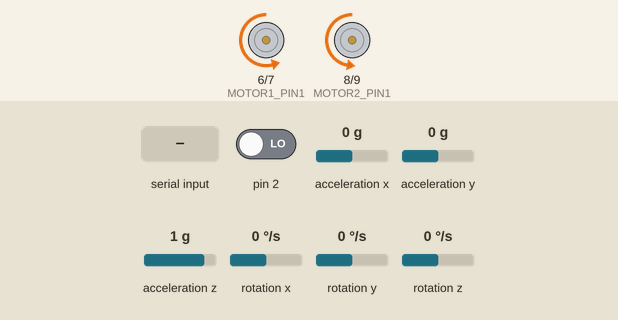
This sketch was run on a simulated Arduino Uno, built with avr-gcc and run on an emulated ATmega328P. Shown: motor-driver pin pairs drawn as motors (green arrow = first pin HIGH = forward, orange = second pin HIGH = backward, longer = more drive, scaled by the enable pin). Inputs (shaded band) come from the test bench; at power-on: acceleration x 0 g, acceleration y 0 g, pin 2 LOW, acceleration z 1 g, rotation x 0 °/s, rotation y 0 °/s, rotation z 0 °/s. The sensor or clock chip raises its interrupt line as the real part does.

Above: at 1.7 s.
1.8 s: "L\n" received over the second serial link
At 2.7 s:
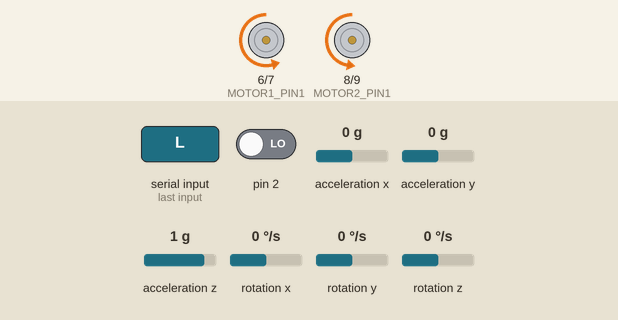
3.3 s: acceleration x set to -1.4 g
At 3.6 s:
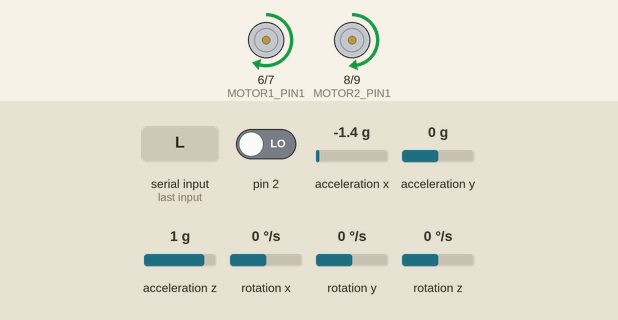
4.8 s: acceleration x set to 0 g
7.2 s: "R\n" received over the second serial link
At 8.0 s:
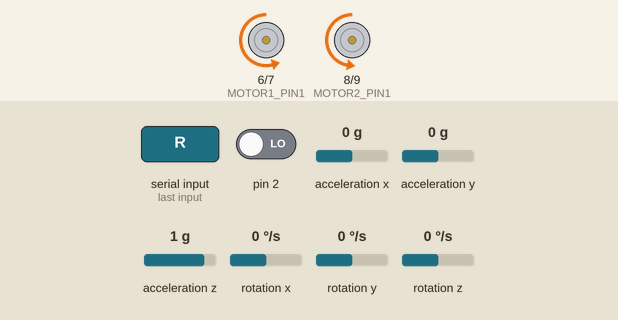
8.7 s: acceleration x set to -0.8 g
At 9.9 s:
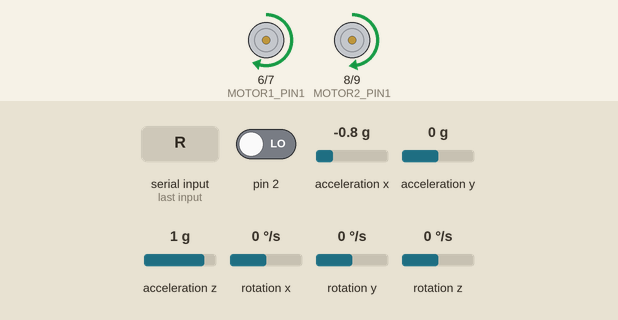
10.2 s: acceleration y set to 0.6 g
At 11.3 s:
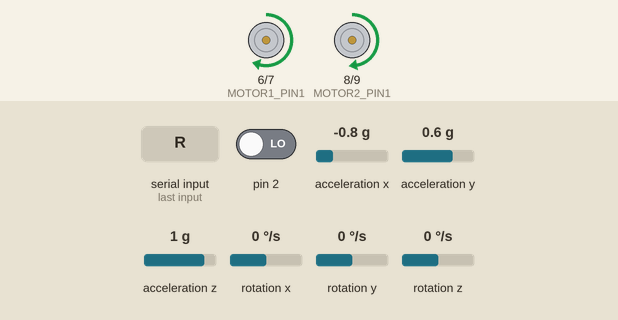
Timing chart, 0 to 12.7 s (numbered marks = the images above; inputs shaded):
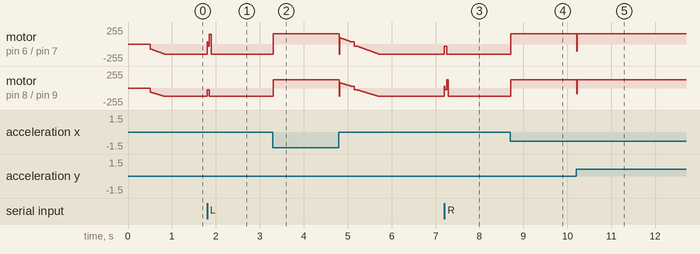

The sketch:

balancing_robot.ino
```cpp
#include <PID_v1.h>
#include <MPU6050_6Axis_MotionApps20.h>
#include <SoftwareSerial.h>
#include <math.h>

const uint8_t MOTOR1_PIN1 = 6; // IN1
const uint8_t MOTOR1_PIN2 = 7; // IN2
const uint8_t MOTOR2_PIN1 = 8; // IN3
const uint8_t MOTOR2_PIN2 = 9; // IN4
const uint8_t MOTOR1_ENABLE = 5; // ENA
const uint8_t MOTOR2_ENABLE = 10; // ENB
const uint8_t BLUETOOTH_TX = A3;
const uint8_t BLUETOOTH_RX = A2;

bool dmpReady = false;
uint8_t mpuIntStatus;
uint16_t packetSize;
uint16_t fifoCount;
uint8_t fifoBuffer[64];
Quaternion quaternion;
VectorFloat gravity;
float ypr[3];
volatile bool mpuInterrupt = false;

MPU6050 mpu;
SoftwareSerial Bluetooth(BLUETOOTH_RX, BLUETOOTH_TX);
String command = "";

const uint8_t MIN_MOTOR_SPEED = 30;
const uint8_t MAX_MOTOR_SPEED = 255;
const uint16_t TURN_DURATION = 50;
const uint8_t TURN_SPEED = 100;
double powerLimit1 = 0.6;
double powerLimit2 = 0.5;

double targetAngle = -5;
double originalAngle = targetAngle;
double angleOffset = 0.8;
double input, output;
double Kp = 20;
double Ki = 180;
double Kd = 1.2;
PID pid(&input, &output, &targetAngle, Kp, Ki, Kd, DIRECT);

bool isTurning = false;
int8_t turnDirection = 0; // -1: left, 0: none, 1: right
unsigned long turnStartTime = 0;

void dmpDataReady() {
  mpuInterrupt = true;
}

void setup() {
  Bluetooth.begin(9600);

  pinMode(MOTOR1_PIN1, OUTPUT);
  pinMode(MOTOR1_PIN2, OUTPUT);
  pinMode(MOTOR2_PIN1, OUTPUT);
  pinMode(MOTOR2_PIN2, OUTPUT);
  pinMode(MOTOR1_ENABLE, OUTPUT);
  pinMode(MOTOR2_ENABLE, OUTPUT);

  mpu.initialize();

  mpu.setXAccelOffset(-2352);
  mpu.setYAccelOffset(-1055);
  mpu.setZAccelOffset(1196);
  mpu.setXGyroOffset(180);
  mpu.setYGyroOffset(-9);
  mpu.setZGyroOffset(58);

  if (mpu.dmpInitialize() == 0) {
    mpu.setDMPEnabled(true);
    attachInterrupt(0, dmpDataReady, RISING);
    mpuIntStatus = mpu.getIntStatus();
    dmpReady = true;
    packetSize = mpu.dmpGetFIFOPacketSize();

    pid.SetMode(AUTOMATIC);
    pid.SetSampleTime(5);
    pid.SetOutputLimits(-MAX_MOTOR_SPEED, MAX_MOTOR_SPEED);
  }
}

void initiateTurn(int8_t direction) {
  isTurning = true;
  turnDirection = direction;
  turnStartTime = millis();
}

void handleCommand(String command) {
  if (command.startsWith("F"))
    targetAngle = targetAngle - angleOffset;
  else if (command.startsWith("B"))
    targetAngle = targetAngle + angleOffset;
  else if (command.startsWith("R")) {
    initiateTurn(1);
  } else if (command.startsWith("L")) {
    initiateTurn(-1);
  } else if (command.startsWith("S")) {
    targetAngle = originalAngle;
    turnDirection = 0;
    isTurning = false;
  } else if (command.startsWith("A")) {
    targetAngle = command.substring(1).toDouble();
    originalAngle = targetAngle;
  } else if (command.startsWith("P")) {
    Kp = command.substring(1).toDouble();
    pid.SetTunings(Kp, Ki, Kd);
  } else if (command.startsWith("I")) {
    Ki = command.substring(1).toDouble();
    pid.SetTunings(Kp, Ki, Kd);
  } else if (command.startsWith("D")) {
    Kd = command.substring(1).toDouble();
    pid.SetTunings(Kp, Ki, Kd);
  }
}

void processBluetoothCommand() {
  while (Bluetooth.available()) {
    char incomingChar = Bluetooth.read();

    if (incomingChar == '\n') {
      handleCommand(command);
      command = "";
    }
    else command += incomingChar;
  }
}

void setMotorDirection(int pin1, int pin2, bool isForward) {
  digitalWrite(pin1, isForward ? HIGH : LOW);
  digitalWrite(pin2, isForward ? LOW : HIGH);
}

void turn(double balanceOutput, int turnDirection) {
  double leftMotorSpeed = TURN_SPEED * -turnDirection;
  double rightMotorSpeed = TURN_SPEED * turnDirection;

  setMotorDirection(MOTOR1_PIN1, MOTOR1_PIN2, leftMotorSpeed > 0);
  setMotorDirection(MOTOR2_PIN1, MOTOR2_PIN2, rightMotorSpeed > 0);

  int adjustedPower1 = map(abs(leftMotorSpeed), 0, MAX_MOTOR_SPEED, MIN_MOTOR_SPEED, MAX_MOTOR_SPEED);
  int adjustedPower2 = map(abs(rightMotorSpeed), 0, MAX_MOTOR_SPEED, MIN_MOTOR_SPEED, MAX_MOTOR_SPEED);

  analogWrite(MOTOR1_ENABLE, adjustedPower1 * powerLimit1 / 2);
  analogWrite(MOTOR2_ENABLE, adjustedPower2 * powerLimit2 / 2);
}

void controlMotors(double balanceOutput) {
  if (balanceOutput < 0) balanceOutput = min(balanceOutput, -1 * MIN_MOTOR_SPEED);
  else if (balanceOutput > 0) balanceOutput = max(balanceOutput, MIN_MOTOR_SPEED);

  int adjustedPower = map(abs(balanceOutput), 0, MAX_MOTOR_SPEED, MIN_MOTOR_SPEED, MAX_MOTOR_SPEED);

  setMotorDirection(MOTOR1_PIN1, MOTOR1_PIN2, balanceOutput > 0);
  setMotorDirection(MOTOR2_PIN1, MOTOR2_PIN2, balanceOutput > 0);

  analogWrite(MOTOR1_ENABLE, adjustedPower * powerLimit1);
  analogWrite(MOTOR2_ENABLE, adjustedPower * powerLimit2);
}

void loop() {
  if (!dmpReady) return;

  while (!mpuInterrupt && fifoCount < packetSize) {
    pid.Compute();
    controlMotors(output);
    processBluetoothCommand();

    if (isTurning) {
      if (millis() - turnStartTime < TURN_DURATION) {
        turn(output, turnDirection);
      } else {
        isTurning = false;
        turnDirection = 0;
      }
    }
  }

  mpuInterrupt = false;
  mpuIntStatus = mpu.getIntStatus();

  fifoCount = mpu.getFIFOCount();

  if ((mpuIntStatus & 0x10) || fifoCount == 1024) {
    mpu.resetFIFO();
  }
  else if (mpuIntStatus & 0x02) {
    while (fifoCount < packetSize) fifoCount = mpu.getFIFOCount();

    mpu.getFIFOBytes(fifoBuffer, packetSize);

    fifoCount -= packetSize;

    mpu.dmpGetQuaternion(&quaternion, fifoBuffer);
    mpu.dmpGetGravity(&gravity, &quaternion);
    mpu.dmpGetYawPitchRoll(ypr, &quaternion, &gravity);
    input = ypr[1] * RAD_TO_DEG;
  }
}
```

Measured:
- after the input at 1.8 s, motor on pin 6 (MOTOR1_PIN1) / pin 7 (MOTOR1_PIN2): backward 153/255 → forward 35/255 at once, → backward 35/255 0.01 s later, → forward 147/255 0.04 s later, → backward 153/255 0.04 s later; motor on pin 8 (MOTOR2_PIN1) / pin 9 (MOTOR2_PIN2): backward 127/255 → backward 29/255 at once, → backward 127/255 0.05 s later
- after the input at 3.3 s, motor on pin 6 (MOTOR1_PIN1) / pin 7 (MOTOR1_PIN2): backward 153/255 → forward 153/255 at once; motor on pin 8 (MOTOR2_PIN1) / pin 9 (MOTOR2_PIN2): backward 127/255 → forward 127/255 at once
- after the input at 7.2 s, motor on pin 6 (MOTOR1_PIN1) / pin 7 (MOTOR1_PIN2): backward 153/255 → backward 35/255 at once, → backward 153/255 0.05 s later; motor on pin 8 (MOTOR2_PIN1) / pin 9 (MOTOR2_PIN2): backward 127/255 → forward 29/255 at once, → backward 29/255 0.01 s later, → forward 122/255 0.04 s later, → backward 127/255 0.04 s later
- after the input at 8.7 s, motor on pin 6 (MOTOR1_PIN1) / pin 7 (MOTOR1_PIN2): backward 153/255 → forward 153/255 at once; motor on pin 8 (MOTOR2_PIN1) / pin 9 (MOTOR2_PIN2): backward 127/255 → forward 127/255 at once
- after the input at 10.2 s, motor on pin 6 (MOTOR1_PIN1) / pin 7 (MOTOR1_PIN2): forward 153/255 → backward 105/255 at once, → forward 153/255 0.01 s later; motor on pin 8 (MOTOR2_PIN1) / pin 9 (MOTOR2_PIN2): forward 127/255 → backward 88/255 at once, → forward 127/255 0.01 s later
